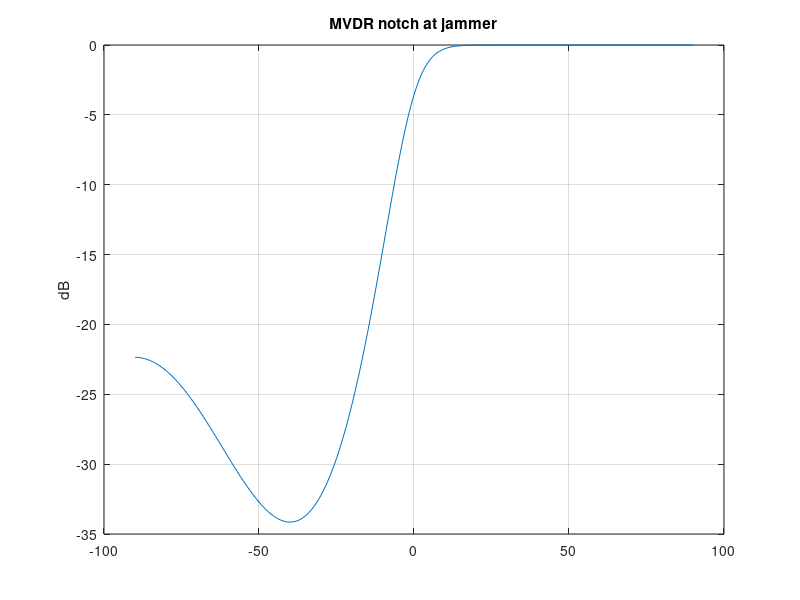

Reproduce this figure in MATLAB.
% Капон / MVDR
% Адаптивное подавление помехи

thetaJ = -40; Jpow = 50;
theta = -90:1:90;
N = 16;
% Simplified: spectral weight = 1 / (1 + Jpow*sinc^2 separation)
sep = abs(sind(theta) - sind(thetaJ));
resp = 1 ./ (1 + Jpow * exp(-((sep/0.3).^2)));
figure;
plot(theta, 20*log10(resp));
title('MVDR notch at jammer'); ylabel('dB'); grid on;

%{
@play
{
 "title": "Капон / MVDR",
 "groups": [
  {
   "name": "Помеха",
   "controls": [
    {
     "var": "thetaJ",
     "label": "Угол помехи",
     "min": -80,
     "max": 80,
     "step": 5,
     "default": -40
    },
    {
     "var": "Jpow",
     "label": "Мощность помехи",
     "min": 1,
     "max": 100,
     "step": 5,
     "default": 50
    }
   ]
  }
 ]
}
%}
